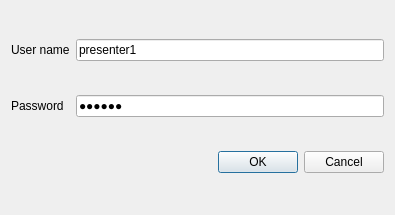
<?xml version="1.0" encoding="UTF-8"?>
<ui version="4.0">
 <class>DialogLogin</class>
 <widget class="QDialog" name="DialogLogin">
  <property name="geometry">
   <rect>
    <x>0</x>
    <y>0</y>
    <width>395</width>
    <height>215</height>
   </rect>
  </property>
  <property name="windowTitle">
   <string>Login</string>
  </property>
  <layout class="QGridLayout" name="gridLayout">
   <item row="2" column="0" colspan="2">
    <widget class="QDialogButtonBox" name="buttonBox">
     <property name="orientation">
      <enum>Qt::Horizontal</enum>
     </property>
     <property name="standardButtons">
      <set>QDialogButtonBox::Cancel|QDialogButtonBox::Ok</set>
     </property>
    </widget>
   </item>
   <item row="0" column="1">
    <widget class="QLineEdit" name="lineEdit_user">
     <property name="text">
      <string>presenter1</string>
     </property>
    </widget>
   </item>
   <item row="1" column="1">
    <widget class="QLineEdit" name="lineEdit_password">
     <property name="text">
      <string>secret</string>
     </property>
     <property name="echoMode">
      <enum>QLineEdit::Password</enum>
     </property>
    </widget>
   </item>
   <item row="0" column="0">
    <widget class="QLabel" name="label_user">
     <property name="text">
      <string>User name</string>
     </property>
    </widget>
   </item>
   <item row="1" column="0">
    <widget class="QLabel" name="label_password">
     <property name="text">
      <string>Password</string>
     </property>
    </widget>
   </item>
  </layout>
 </widget>
 <resources/>
 <connections>
  <connection>
   <sender>buttonBox</sender>
   <signal>accepted()</signal>
   <receiver>DialogLogin</receiver>
   <slot>accept()</slot>
   <hints>
    <hint type="sourcelabel">
     <x>248</x>
     <y>254</y>
    </hint>
    <hint type="destinationlabel">
     <x>157</x>
     <y>274</y>
    </hint>
   </hints>
  </connection>
  <connection>
   <sender>buttonBox</sender>
   <signal>rejected()</signal>
   <receiver>DialogLogin</receiver>
   <slot>reject()</slot>
   <hints>
    <hint type="sourcelabel">
     <x>316</x>
     <y>260</y>
    </hint>
    <hint type="destinationlabel">
     <x>286</x>
     <y>274</y>
    </hint>
   </hints>
  </connection>
 </connections>
</ui>
